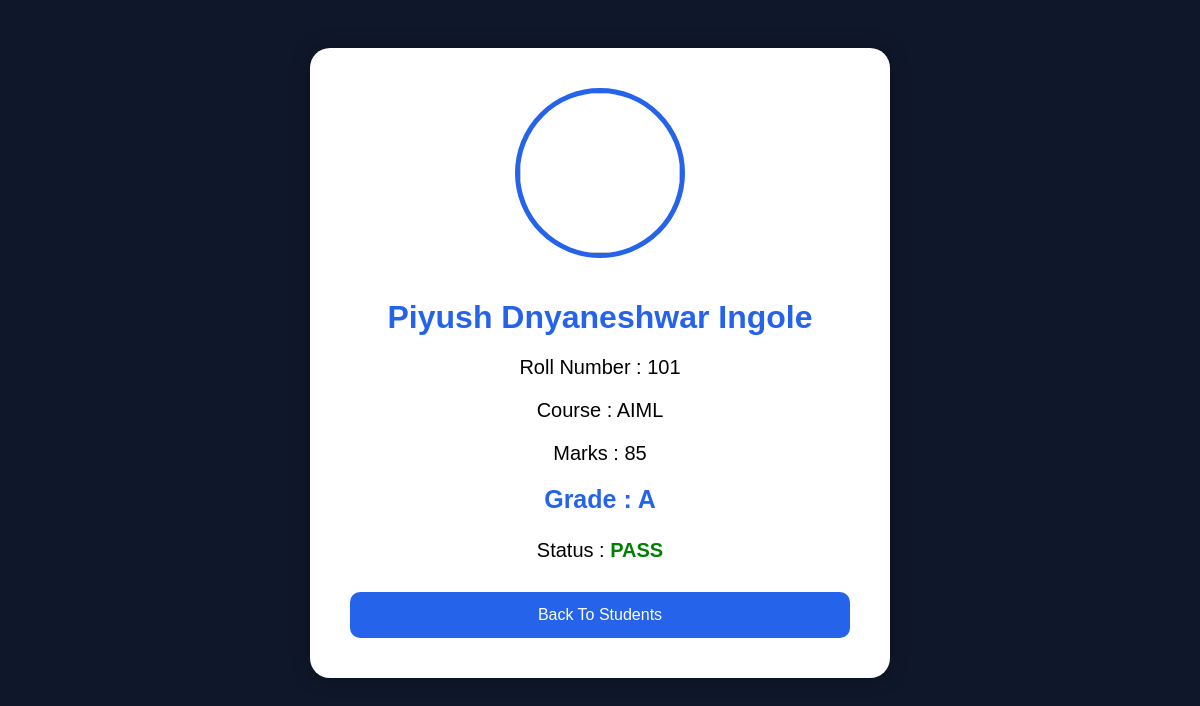
The app's page /profile/1 with its own data.
### tables this page shows
CREATE TABLE students(
        id INTEGER PRIMARY KEY AUTOINCREMENT,
        name TEXT,
        roll TEXT,
        course TEXT,
        marks INTEGER,

        ai INTEGER DEFAULT 0,
        ml INTEGER DEFAULT 0,
        dsa INTEGER DEFAULT 0,
        python INTEGER DEFAULT 0,
        algorithm INTEGER DEFAULT 0,

        photo TEXT
    );

### app.py (the view)
@app.route('/profile/<int:id>')
def profile(id):
    conn = sqlite3.connect('students.db')
    cursor = conn.cursor()
    cursor.execute(
        "SELECT * FROM students WHERE id=?",
        (id,)
    )
    student = cursor.fetchone()
    conn.close()
    return render_template(
        'profile.html',
        student=student
    )

### templates/profile.html (shortened to what this page needs)
<!DOCTYPE html>
<html lang="en">
<head>
</head>
<body>
    <div class="card">
        <img
            src="/static/uploads/{{ student[5] }}"
        >
        <h1>
            {{ student[1] }}
        </h1>
        <p>
            Roll Number :
            {{ student[2] }}
        </p>
        <p>
            Course :
            {{ student[3] }}
        </p>
        <p>
            Marks :
            {{ student[4] }}
        </p>
        <p class="grade">
            Grade :
            {% if student[4] >= 90 %}
                A+
            {% elif student[4] >= 75 %}
                A
            {% elif student[4] >= 60 %}
                B
            {% elif student[4] >= 40 %}
                C
            {% else %}
                FAIL
            {% endif %}
        </p>
        <p>
            Status :
            {% if student[4] >= 40 %}
                <span class="pass">
                    PASS
                </span>
            {% else %}
                <span class="fail">
                    FAIL
                </span>
            {% endif %}
        </p>
        <a href="/students">
            Back To Students
        </a>
    </div>
</body>
</html>

### templates/profile.html (style rules this page uses)
body { font-family:Arial; background:#0f172a; color:white; padding:40px; }
.card { width:500px; margin:auto; background:white; color:black; padding:40px; border-radius:20px; text-align:center; box-shadow:0px 0px 20px rgba(0,0,0,0.3); }
img { width:160px; height:160px; border-radius:50%; object-fit:cover; border:5px solid #2563eb; margin-bottom:20px; }
h1 { color:#2563eb; margin-bottom:20px; }
p { font-size:20px; margin-top:15px; }
.pass { color:green; font-weight:bold; }
.grade { font-size:25px; font-weight:bold; color:#2563eb; }
a { display:block; margin-top:30px; background:#2563eb; color:white; text-decoration:none; padding:14px; border-radius:10px; }

### records on screen
students: name "Piyush Dnyaneshwar Ingole", roll "101", course "AIML", marks "85"
